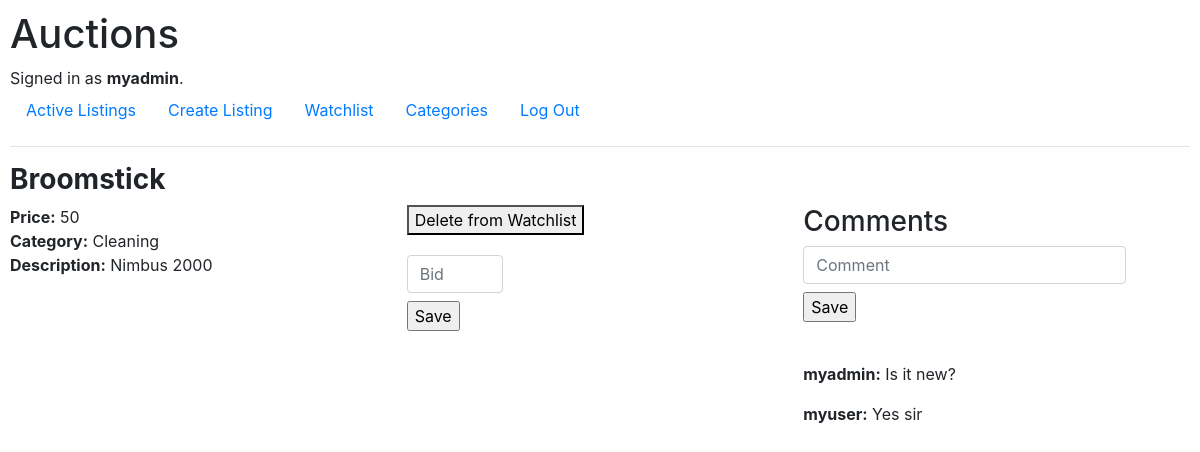
Screenshot of /auctions/1 (signed in) with the database file from the repository.
### auctions/models.py (models this page shows)
class User(AbstractUser):
    pass

class AuctionListing(models.Model):
    title = models.CharField(max_length=34)
    category = models.CharField(max_length=20)
    price = models.IntegerField()
    img_url = models.CharField(max_length=300, blank=True, default='')
    description = models.CharField(max_length=55)
    owner = models.ForeignKey(User, on_delete=models.CASCADE, related_name="owner")
    state = models.CharField(max_length=6, default='open')

class Comment(models.Model):
    listing = models.ForeignKey(AuctionListing, on_delete=models.CASCADE, related_name="comment_listing")
    user = models.ForeignKey(User, on_delete=models.CASCADE, related_name="user")
    comment = models.CharField(max_length=150)

### auctions/views.py (the view, shortened to what this page needs)
# urls.py: path("auctions/<str:id>", views.listing, name="listing"),
def listing(request, id):
    listing = AuctionListing.objects.get(id=id)
    isWatched = Watchlist.objects.all().filter(watcher=request.user.id, listing=id).first()
    if isWatched is None:
        isWatched = False
    else:
        isWatched = True
    comments = Comment.objects.all().filter(listing=listing)
    if listing.state == "open":
        if request.method != "POST":
            return render(request, "auctions/listing.html", {"listing": listing, "commentForm": CommentForm(), "comments": comments, 'bidForm': BidForm(), "isBidValid": None, "isWatched": isWatched})

### auctions/views.py
class CommentForm(forms.Form):
    comment = forms.CharField(label="Comment", widget=forms.TextInput(attrs={'class': 'form-control col-md-10 col-lg-10 formItem', 'placeholder': 'Comment'}))

class BidForm(forms.Form):
    bid_amount = forms.IntegerField(label="New bid", widget=forms.TextInput(attrs={'class': 'form-control col-md-3 col-lg-3 formItem', 'placeholder': 'Bid'}))

### auctions/templates/auctions/listing.html (shortened to what this page needs)
{% extends "auctions/layout.html" %}
{% block body %}
    <h3><b>{{ listing.title }}</b></h3>
    <div class="form-row">
        <div class="col-md-4 col-lg-4">
            <p id="listing_info"><b>Price:</b> {{ listing.price }}</p>
            <p id="listing_info"><b>Category:</b> {{ listing.category }}</p>
            <p id="listing_info"><b>Description:</b> {{ listing.description }}</p>
        </div>
        <br>
        <div class="col-md-4 col-lg-4">
            {% if listing.owner_id == user.id %}
                {% if not auctionClosed %}
                    <div class="formSection">
                        <button class="formItem" onclick="location.href='/auctions/close/{{ listing.id }}'">Close Auction</button>
                    </div>
                {% else %}
                    <p class="formStatement">This offer is already closed</p>
                {% endif %}
            {% else %}
                <div class="formSection">
                    {% if isWatched == True %}
                        <button class="formItem" onclick="location.href='/auctions/update_watchlist/Delete/{{ listing.id }}'">Delete from Watchlist</button>
                    {% else %}
                        <button class="formItem" onclick="location.href='/auctions/update_watchlist/Add/{{ listing.id }}'">Add to Watchlist</button>
                    {% endif %}
                </div>
                {% if not auctionClosed %}
                    <div class="form-group">
                        <form action='/auctions/{{ listing.id }}' method="post">
                            {{ bidForm.bid_amount }}
                            <input type=submit value="Save">
                        </form>
                    </div>
                {% else %}
                    <p class="formStatement">This offer is already closed</p>
                    {% if auctionWinner %}
                        <h4>Congratulations. You won the auction</h4>
                    {% endif %}
                {% endif %}
            {% endif %}
        </div>
        <div class="col-md-4 col-lg-4">
            {% if not auctionClosed %}
                <h3>Comments</h3>
                <div class="form-group">
                    <form action='add_comment/{{ listing.id }}' method="post">
                        {{ commentForm.comment }}
                        <input type=submit value="Save">
                    </form>
                </div>
                <br>
                {% for comment in comments %}
                    <p><b>{{ comment.user }}:</b> {{ comment.comment }}</p>
                {% endfor %}
            {% endif %}
        </div>
    </div>
{% endblock %}

### auctions/templates/auctions/layout.html (shortened to what this page needs)
{% load static %}
<!DOCTYPE html>
<html lang="en">
    <head>
        <link rel="stylesheet" href="https://stackpath.bootstrapcdn.com/bootstrap/4.4.1/css/bootstrap.min.css">
        <link href="{% static 'auctions/styles.css' %}" rel="stylesheet">
    </head>
    <body>
        <h1>Auctions</h1>
        <div>
            {% if user.is_authenticated %}
                Signed in as <strong>{{ user.username }}</strong>.
            {% else %}
                Not signed in.
            {% endif %}
        </div>
        <ul class="nav">
            <li class="nav-item">
                <a class="nav-link" href="{% url 'index' %}">Active Listings</a>
            </li>
            {% if user.is_authenticated %}
                <li class="nav-item">
                    <a class="nav-link" href="{% url 'createListing' %}">Create Listing</a>
                </li>
                <li class="nav-item">
                    <a class="nav-link" href="{% url 'watchlist' %}">Watchlist</a>
                </li>
                <li class="nav-item">
                    <a class="nav-link" href="{% url 'categories' %}">Categories</a>
                </li>
                <li class="nav-item">
                    <a class="nav-link" href="{% url 'logout' %}">Log Out</a>
                </li>
            {% endif %}
        </ul>
        <hr>
        {% block body %}
        {% endblock %}
    </body>
</html>

### auctions/static/auctions/styles.css (style rules this page uses)
body { padding: 10px; }
#listing_info { margin: 0 0 0 0; }
.formSection { margin-bottom: 12px; }
.formItem { margin-bottom: 8px; }

### rows the page displays
User: username "myadmin"
AuctionListing: title "Broomstick", price "50", category "Cleaning", description "Nimbus 2000"
Comment: user "myadmin", comment "Is it new?"
Comment: user "myuser", comment "Yes sir"
